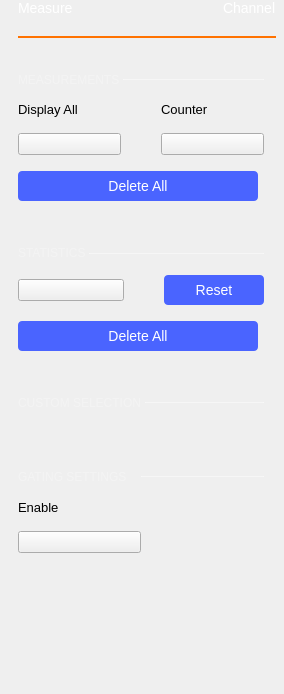
<?xml version="1.0" encoding="UTF-8"?>
<ui version="4.0">
 <class>MeasureSettings</class>
 <widget class="QWidget" name="MeasureSettings">
  <property name="geometry">
   <rect>
    <x>0</x>
    <y>0</y>
    <width>284</width>
    <height>694</height>
   </rect>
  </property>
  <property name="windowTitle">
   <string>Form</string>
  </property>
  <layout class="QVBoxLayout" name="verticalLayout_2">
   <property name="spacing">
    <number>0</number>
   </property>
   <property name="leftMargin">
    <number>18</number>
   </property>
   <property name="topMargin">
    <number>0</number>
   </property>
   <property name="rightMargin">
    <number>8</number>
   </property>
   <property name="bottomMargin">
    <number>0</number>
   </property>
   <item>
    <layout class="QVBoxLayout" name="verticalLayout">
     <property name="spacing">
      <number>0</number>
     </property>
     <property name="topMargin">
      <number>0</number>
     </property>
     <property name="bottomMargin">
      <number>0</number>
     </property>
     <item>
      <layout class="QHBoxLayout" name="hLayout_titleBar">
       <property name="spacing">
        <number>0</number>
       </property>
       <item>
        <widget class="QLabel" name="label">
         <property name="styleSheet">
          <string notr="true">color: white;
font-size: 14px;
font-weight: normal;</string>
         </property>
         <property name="text">
          <string>Measure</string>
         </property>
        </widget>
       </item>
       <item>
        <spacer name="horizontalSpacer">
         <property name="orientation">
          <enum>Qt::Horizontal</enum>
         </property>
         <property name="sizeHint" stdset="0">
          <size>
           <width>40</width>
           <height>0</height>
          </size>
         </property>
        </spacer>
       </item>
       <item>
        <widget class="QLabel" name="lblChanName">
         <property name="styleSheet">
          <string notr="true">color: white;
font-size: 14px;
font-weight: normal;</string>
         </property>
         <property name="text">
          <string>Channel</string>
         </property>
        </widget>
       </item>
      </layout>
     </item>
     <item>
      <spacer name="verticalSpacer_2">
       <property name="orientation">
        <enum>Qt::Vertical</enum>
       </property>
       <property name="sizeType">
        <enum>QSizePolicy::Fixed</enum>
       </property>
       <property name="sizeHint" stdset="0">
        <size>
         <width>0</width>
         <height>20</height>
        </size>
       </property>
      </spacer>
     </item>
     <item>
      <widget class="Line" name="line">
       <property name="sizePolicy">
        <sizepolicy hsizetype="Minimum" vsizetype="Fixed">
         <horstretch>0</horstretch>
         <verstretch>0</verstretch>
        </sizepolicy>
       </property>
       <property name="minimumSize">
        <size>
         <width>0</width>
         <height>2</height>
        </size>
       </property>
       <property name="maximumSize">
        <size>
         <width>16777215</width>
         <height>2</height>
        </size>
       </property>
       <property name="styleSheet">
        <string notr="true">border: 2px solid rgb(255, 114, 0);</string>
       </property>
       <property name="orientation">
        <enum>Qt::Horizontal</enum>
       </property>
      </widget>
     </item>
     <item>
      <spacer name="verticalSpacer_9">
       <property name="orientation">
        <enum>Qt::Vertical</enum>
       </property>
       <property name="sizeType">
        <enum>QSizePolicy::Fixed</enum>
       </property>
       <property name="sizeHint" stdset="0">
        <size>
         <width>0</width>
         <height>10</height>
        </size>
       </property>
      </spacer>
     </item>
     <item>
      <widget class="QStackedWidget" name="stackedWidget">
       <property name="sizePolicy">
        <sizepolicy hsizetype="Expanding" vsizetype="Expanding">
         <horstretch>0</horstretch>
         <verstretch>0</verstretch>
        </sizepolicy>
       </property>
       <property name="minimumSize">
        <size>
         <width>252</width>
         <height>641</height>
        </size>
       </property>
       <property name="currentIndex">
        <number>1</number>
       </property>
       <widget class="QWidget" name="spect_measurements">
        <property name="sizePolicy">
         <sizepolicy hsizetype="Expanding" vsizetype="Expanding">
          <horstretch>0</horstretch>
          <verstretch>0</verstretch>
         </sizepolicy>
        </property>
        <widget class="QScrollArea" name="scrollArea_2">
         <property name="geometry">
          <rect>
           <x>0</x>
           <y>0</y>
           <width>256</width>
           <height>641</height>
          </rect>
         </property>
         <property name="minimumSize">
          <size>
           <width>0</width>
           <height>0</height>
          </size>
         </property>
         <property name="frameShape">
          <enum>QFrame::NoFrame</enum>
         </property>
         <property name="horizontalScrollBarPolicy">
          <enum>Qt::ScrollBarAlwaysOff</enum>
         </property>
         <property name="widgetResizable">
          <bool>true</bool>
         </property>
         <widget class="QWidget" name="scrollAreaWidgetContents_2">
          <property name="geometry">
           <rect>
            <x>0</x>
            <y>0</y>
            <width>256</width>
            <height>641</height>
           </rect>
          </property>
          <widget class="QWidget" name="layoutWidget">
           <property name="geometry">
            <rect>
             <x>0</x>
             <y>0</y>
             <width>251</width>
             <height>81</height>
            </rect>
           </property>
           <layout class="QGridLayout" name="gridLayout_5">
            <property name="topMargin">
             <number>0</number>
            </property>
            <property name="bottomMargin">
             <number>0</number>
            </property>
            <property name="horizontalSpacing">
             <number>0</number>
            </property>
            <item row="0" column="0" colspan="2">
             <spacer name="verticalSpacer_10">
              <property name="orientation">
               <enum>Qt::Vertical</enum>
              </property>
              <property name="sizeType">
               <enum>QSizePolicy::Fixed</enum>
              </property>
              <property name="sizeHint" stdset="0">
               <size>
                <width>0</width>
                <height>25</height>
               </size>
              </property>
             </spacer>
            </item>
            <item row="3" column="0" colspan="2">
             <spacer name="verticalSpacer_11">
              <property name="orientation">
               <enum>Qt::Vertical</enum>
              </property>
              <property name="sizeType">
               <enum>QSizePolicy::Fixed</enum>
              </property>
              <property name="sizeHint" stdset="0">
               <size>
                <width>0</width>
                <height>15</height>
               </size>
              </property>
             </spacer>
            </item>
            <item row="1" column="1">
             <widget class="Line" name="line_6">
              <property name="maximumSize">
               <size>
                <width>16777215</width>
                <height>1</height>
               </size>
              </property>
              <property name="styleSheet">
               <string notr="true">border: 1px solid rgba(255, 255, 255, 70);</string>
              </property>
              <property name="orientation">
               <enum>Qt::Horizontal</enum>
              </property>
             </widget>
            </item>
            <item row="1" column="0">
             <widget class="QLabel" name="label_9">
              <property name="sizePolicy">
               <sizepolicy hsizetype="Fixed" vsizetype="Fixed">
                <horstretch>0</horstretch>
                <verstretch>0</verstretch>
               </sizepolicy>
              </property>
              <property name="styleSheet">
               <string notr="true">QLabel {
		font-size: 12px;
		color: rgba(255, 255, 255, 70);
	}</string>
              </property>
              <property name="text">
               <string>MEASUREMENTS </string>
              </property>
             </widget>
            </item>
           </layout>
          </widget>
          <widget class="QWidget" name="layoutWidget_2">
           <property name="geometry">
            <rect>
             <x>0</x>
             <y>80</y>
             <width>251</width>
             <height>147</height>
            </rect>
           </property>
           <layout class="QGridLayout" name="gLayout_Measurements_2">
            <property name="topMargin">
             <number>0</number>
            </property>
            <property name="bottomMargin">
             <number>20</number>
            </property>
            <property name="horizontalSpacing">
             <number>40</number>
            </property>
            <property name="verticalSpacing">
             <number>16</number>
            </property>
            <item row="0" column="1">
             <widget class="QLabel" name="label_10">
              <property name="styleSheet">
               <string notr="true">font-size: 13px;</string>
              </property>
              <property name="text">
               <string>Counter</string>
              </property>
             </widget>
            </item>
            <item row="0" column="0">
             <widget class="QLabel" name="label_11">
              <property name="styleSheet">
               <string notr="true">font-size: 13px;</string>
              </property>
              <property name="text">
               <string>Display All</string>
              </property>
             </widget>
            </item>
            <item row="1" column="0">
             <widget class="adiscope::CustomSwitch" name="button_measDisplayAll_2">
              <property name="checkable">
               <bool>true</bool>
              </property>
              <property name="checked">
               <bool>false</bool>
              </property>
             </widget>
            </item>
            <item row="2" column="0" colspan="2">
             <widget class="QPushButton" name="button_measDeleteAll_2">
              <property name="styleSheet">
               <string notr="true">QPushButton {
  min-height: 30px;
  max-height: 30px;
  min-width: 240px;
  max-width: 240px;

  border: 0px;
  border-radius: 4px;

  background-color: #4a64ff;
  color: #ffffff;

  font-size: 14px;
}

QPushButton:pressed {
  background-color: #2a44df;
}

QPushButton:disabled {
  background-color:  #727273;
}

QPushButton:hover {
         background-color: #4a34ff;
}</string>
              </property>
              <property name="text">
               <string>Delete All</string>
              </property>
              <property name="checkable">
               <bool>true</bool>
              </property>
             </widget>
            </item>
            <item row="1" column="1">
             <widget class="adiscope::CustomSwitch" name="button_Counter_2">
              <property name="checkable">
               <bool>true</bool>
              </property>
             </widget>
            </item>
           </layout>
          </widget>
          <widget class="QWidget" name="layoutWidget_3">
           <property name="geometry">
            <rect>
             <x>0</x>
             <y>290</y>
             <width>251</width>
             <height>20</height>
            </rect>
           </property>
           <layout class="QHBoxLayout" name="hLayout_hMeasurements_2">
            <property name="spacing">
             <number>0</number>
            </property>
            <property name="topMargin">
             <number>0</number>
            </property>
           </layout>
          </widget>
          <widget class="QWidget" name="layoutWidget_4">
           <property name="geometry">
            <rect>
             <x>0</x>
             <y>310</y>
             <width>251</width>
             <height>16</height>
            </rect>
           </property>
           <layout class="QHBoxLayout" name="hLayout_vMeasurements_2">
            <property name="spacing">
             <number>0</number>
            </property>
            <property name="bottomMargin">
             <number>0</number>
            </property>
           </layout>
          </widget>
          <widget class="QWidget" name="layoutWidget_5">
           <property name="geometry">
            <rect>
             <x>0</x>
             <y>230</y>
             <width>251</width>
             <height>61</height>
            </rect>
           </property>
           <layout class="QHBoxLayout" name="horizontalLayout_5">
            <property name="spacing">
             <number>0</number>
            </property>
            <property name="topMargin">
             <number>25</number>
            </property>
            <property name="bottomMargin">
             <number>15</number>
            </property>
            <item>
             <widget class="QLabel" name="label_12">
              <property name="sizePolicy">
               <sizepolicy hsizetype="Fixed" vsizetype="Fixed">
                <horstretch>0</horstretch>
                <verstretch>0</verstretch>
               </sizepolicy>
              </property>
              <property name="styleSheet">
               <string notr="true">QLabel {
		font-size: 12px;
		color: rgba(255, 255, 255, 70);
	}</string>
              </property>
              <property name="frameShadow">
               <enum>QFrame::Sunken</enum>
              </property>
              <property name="text">
               <string>CUSTOM SELECTION </string>
              </property>
             </widget>
            </item>
            <item>
             <widget class="Line" name="line_7">
              <property name="minimumSize">
               <size>
                <width>0</width>
                <height>1</height>
               </size>
              </property>
              <property name="maximumSize">
               <size>
                <width>16777215</width>
                <height>1</height>
               </size>
              </property>
              <property name="styleSheet">
               <string notr="true">border: 1px solid rgba(255, 255, 255, 70);</string>
              </property>
              <property name="orientation">
               <enum>Qt::Horizontal</enum>
              </property>
             </widget>
            </item>
           </layout>
          </widget>
         </widget>
        </widget>
       </widget>
       <widget class="QWidget" name="osc_measurements">
        <property name="sizePolicy">
         <sizepolicy hsizetype="Expanding" vsizetype="Expanding">
          <horstretch>0</horstretch>
          <verstretch>0</verstretch>
         </sizepolicy>
        </property>
        <property name="focusPolicy">
         <enum>Qt::StrongFocus</enum>
        </property>
        <widget class="QScrollArea" name="scrollArea">
         <property name="geometry">
          <rect>
           <x>0</x>
           <y>0</y>
           <width>256</width>
           <height>641</height>
          </rect>
         </property>
         <property name="minimumSize">
          <size>
           <width>0</width>
           <height>0</height>
          </size>
         </property>
         <property name="frameShape">
          <enum>QFrame::NoFrame</enum>
         </property>
         <property name="horizontalScrollBarPolicy">
          <enum>Qt::ScrollBarAlwaysOff</enum>
         </property>
         <property name="widgetResizable">
          <bool>true</bool>
         </property>
         <widget class="QWidget" name="scrollAreaWidgetContents">
          <property name="geometry">
           <rect>
            <x>0</x>
            <y>0</y>
            <width>256</width>
            <height>641</height>
           </rect>
          </property>
          <property name="sizePolicy">
           <sizepolicy hsizetype="Preferred" vsizetype="Preferred">
            <horstretch>0</horstretch>
            <verstretch>0</verstretch>
           </sizepolicy>
          </property>
          <layout class="QVBoxLayout" name="verticalLayout_3">
           <property name="spacing">
            <number>0</number>
           </property>
           <property name="leftMargin">
            <number>0</number>
           </property>
           <property name="topMargin">
            <number>0</number>
           </property>
           <property name="rightMargin">
            <number>10</number>
           </property>
           <property name="bottomMargin">
            <number>0</number>
           </property>
           <item>
            <layout class="QGridLayout" name="gridLayout">
             <property name="topMargin">
              <number>0</number>
             </property>
             <property name="bottomMargin">
              <number>0</number>
             </property>
             <property name="horizontalSpacing">
              <number>0</number>
             </property>
             <item row="0" column="0" colspan="2">
              <spacer name="verticalSpacer_3">
               <property name="orientation">
                <enum>Qt::Vertical</enum>
               </property>
               <property name="sizeType">
                <enum>QSizePolicy::Fixed</enum>
               </property>
               <property name="sizeHint" stdset="0">
                <size>
                 <width>0</width>
                 <height>25</height>
                </size>
               </property>
              </spacer>
             </item>
             <item row="3" column="0" colspan="2">
              <spacer name="verticalSpacer_4">
               <property name="orientation">
                <enum>Qt::Vertical</enum>
               </property>
               <property name="sizeType">
                <enum>QSizePolicy::Fixed</enum>
               </property>
               <property name="sizeHint" stdset="0">
                <size>
                 <width>0</width>
                 <height>15</height>
                </size>
               </property>
              </spacer>
             </item>
             <item row="1" column="1">
              <widget class="Line" name="line_2">
               <property name="maximumSize">
                <size>
                 <width>16777215</width>
                 <height>1</height>
                </size>
               </property>
               <property name="styleSheet">
                <string notr="true">border: 1px solid rgba(255, 255, 255, 70);</string>
               </property>
               <property name="orientation">
                <enum>Qt::Horizontal</enum>
               </property>
              </widget>
             </item>
             <item row="1" column="0">
              <widget class="QLabel" name="label_6">
               <property name="sizePolicy">
                <sizepolicy hsizetype="Fixed" vsizetype="Fixed">
                 <horstretch>0</horstretch>
                 <verstretch>0</verstretch>
                </sizepolicy>
               </property>
               <property name="styleSheet">
                <string notr="true">QLabel {
		font-size: 12px;
		color: rgba(255, 255, 255, 70);
	}</string>
               </property>
               <property name="text">
                <string>MEASUREMENTS </string>
               </property>
              </widget>
             </item>
            </layout>
           </item>
           <item>
            <layout class="QGridLayout" name="gLayout_Measurements">
             <property name="topMargin">
              <number>0</number>
             </property>
             <property name="bottomMargin">
              <number>20</number>
             </property>
             <property name="horizontalSpacing">
              <number>40</number>
             </property>
             <property name="verticalSpacing">
              <number>16</number>
             </property>
             <item row="0" column="1">
              <widget class="QLabel" name="label_3">
               <property name="styleSheet">
                <string notr="true">font-size: 13px;</string>
               </property>
               <property name="text">
                <string>Counter</string>
               </property>
              </widget>
             </item>
             <item row="0" column="0">
              <widget class="QLabel" name="label_2">
               <property name="styleSheet">
                <string notr="true">font-size: 13px;</string>
               </property>
               <property name="text">
                <string>Display All</string>
               </property>
              </widget>
             </item>
             <item row="1" column="1">
              <widget class="adiscope::CustomSwitch" name="button_Counter">
               <property name="checkable">
                <bool>true</bool>
               </property>
              </widget>
             </item>
             <item row="1" column="0">
              <widget class="adiscope::CustomSwitch" name="button_measDisplayAll">
               <property name="checkable">
                <bool>true</bool>
               </property>
               <property name="checked">
                <bool>false</bool>
               </property>
              </widget>
             </item>
             <item row="2" column="0" colspan="2">
              <widget class="QPushButton" name="button_measDeleteAll">
               <property name="styleSheet">
                <string notr="true">QPushButton {
  min-height: 30px;
  max-height: 30px;
  min-width: 240px;
  max-width: 240px;

  border: 0px;
  border-radius: 4px;

  background-color: #4a64ff;
  color: #ffffff;

  font-size: 14px;
}

QPushButton:pressed {
  background-color: #2a44df;
}

QPushButton:disabled {
  background-color:  #727273;
}

QPushButton:hover {
         background-color: #4a34ff;
}</string>
               </property>
               <property name="text">
                <string>Delete All</string>
               </property>
               <property name="checkable">
                <bool>true</bool>
               </property>
              </widget>
             </item>
            </layout>
           </item>
           <item>
            <layout class="QGridLayout" name="gridLayout_2">
             <property name="topMargin">
              <number>0</number>
             </property>
             <property name="bottomMargin">
              <number>0</number>
             </property>
             <property name="horizontalSpacing">
              <number>0</number>
             </property>
             <item row="1" column="0">
              <widget class="QLabel" name="label_7">
               <property name="sizePolicy">
                <sizepolicy hsizetype="Fixed" vsizetype="Fixed">
                 <horstretch>0</horstretch>
                 <verstretch>0</verstretch>
                </sizepolicy>
               </property>
               <property name="minimumSize">
                <size>
                 <width>0</width>
                 <height>0</height>
                </size>
               </property>
               <property name="styleSheet">
                <string notr="true">QLabel {
		font-size: 12px;
		color: rgba(255, 255, 255, 70);
	}</string>
               </property>
               <property name="text">
                <string>STATISTICS </string>
               </property>
              </widget>
             </item>
             <item row="1" column="1">
              <widget class="Line" name="line_3">
               <property name="minimumSize">
                <size>
                 <width>0</width>
                 <height>1</height>
                </size>
               </property>
               <property name="maximumSize">
                <size>
                 <width>16777215</width>
                 <height>0</height>
                </size>
               </property>
               <property name="styleSheet">
                <string notr="true">border: 1px solid rgba(255, 255, 255, 70);</string>
               </property>
               <property name="orientation">
                <enum>Qt::Horizontal</enum>
               </property>
              </widget>
             </item>
             <item row="2" column="0" colspan="2">
              <spacer name="verticalSpacer_7">
               <property name="orientation">
                <enum>Qt::Vertical</enum>
               </property>
               <property name="sizeType">
                <enum>QSizePolicy::Fixed</enum>
               </property>
               <property name="sizeHint" stdset="0">
                <size>
                 <width>0</width>
                 <height>15</height>
                </size>
               </property>
              </spacer>
             </item>
             <item row="0" column="0" colspan="2">
              <spacer name="verticalSpacer_6">
               <property name="orientation">
                <enum>Qt::Vertical</enum>
               </property>
               <property name="sizeType">
                <enum>QSizePolicy::Fixed</enum>
               </property>
               <property name="sizeHint" stdset="0">
                <size>
                 <width>0</width>
                 <height>25</height>
                </size>
               </property>
              </spacer>
             </item>
            </layout>
           </item>
           <item>
            <layout class="QGridLayout" name="gLayout_Statistics">
             <property name="topMargin">
              <number>0</number>
             </property>
             <property name="bottomMargin">
              <number>20</number>
             </property>
             <property name="horizontalSpacing">
              <number>40</number>
             </property>
             <property name="verticalSpacing">
              <number>16</number>
             </property>
             <item row="0" column="0">
              <widget class="adiscope::CustomSwitch" name="button_StatisticsEn">
               <property name="checkable">
                <bool>true</bool>
               </property>
              </widget>
             </item>
             <item row="0" column="1">
              <widget class="QPushButton" name="button_StatisticsReset">
               <property name="styleSheet">
                <string notr="true">QPushButton {
  min-height: 30px;
  max-height: 30px;
  min-width: 100px;
  max-width: 100px;

  border: 0px;
  border-radius: 4px;

  background-color: #4a64ff;
  color: #ffffff;

  font-size: 14px;
}

QPushButton:pressed {
  background-color: #2a44df;
}

QPushButton:hover {
         background-color: #4a34ff;
}</string>
               </property>
               <property name="text">
                <string>Reset</string>
               </property>
               <property name="checkable">
                <bool>false</bool>
               </property>
              </widget>
             </item>
             <item row="1" column="0" colspan="2">
              <widget class="QPushButton" name="button_statsDeleteAll">
               <property name="styleSheet">
                <string notr="true">QPushButton {
  min-height: 30px;
  max-height: 30px;
  min-width: 240px;
  max-width: 240px;

  border: 0px;
  border-radius: 4px;

  background-color: #4a64ff;
  color: #ffffff;

  font-size: 14px;
}

QPushButton:pressed {
  background-color: #2a44df;
}

QPushButton:disabled {
  background-color:  #727273;
}

QPushButton:hover {
         background-color: #4a34ff;
}</string>
               </property>
               <property name="text">
                <string>Delete All</string>
               </property>
               <property name="checkable">
                <bool>true</bool>
               </property>
              </widget>
             </item>
            </layout>
           </item>
           <item>
            <layout class="QHBoxLayout" name="horizontalLayout_4">
             <property name="spacing">
              <number>0</number>
             </property>
             <property name="topMargin">
              <number>25</number>
             </property>
             <property name="bottomMargin">
              <number>15</number>
             </property>
             <item>
              <widget class="QLabel" name="label_8">
               <property name="sizePolicy">
                <sizepolicy hsizetype="Fixed" vsizetype="Fixed">
                 <horstretch>0</horstretch>
                 <verstretch>0</verstretch>
                </sizepolicy>
               </property>
               <property name="styleSheet">
                <string notr="true">QLabel {
		font-size: 12px;
		color: rgba(255, 255, 255, 70);
	}</string>
               </property>
               <property name="frameShadow">
                <enum>QFrame::Sunken</enum>
               </property>
               <property name="text">
                <string>CUSTOM SELECTION </string>
               </property>
              </widget>
             </item>
             <item>
              <widget class="Line" name="line_4">
               <property name="minimumSize">
                <size>
                 <width>0</width>
                 <height>1</height>
                </size>
               </property>
               <property name="maximumSize">
                <size>
                 <width>16777215</width>
                 <height>1</height>
                </size>
               </property>
               <property name="styleSheet">
                <string notr="true">border: 1px solid rgba(255, 255, 255, 70);</string>
               </property>
               <property name="orientation">
                <enum>Qt::Horizontal</enum>
               </property>
              </widget>
             </item>
            </layout>
           </item>
           <item>
            <layout class="QHBoxLayout" name="hLayout_hMeasurements">
             <property name="spacing">
              <number>0</number>
             </property>
             <property name="topMargin">
              <number>0</number>
             </property>
            </layout>
           </item>
           <item>
            <spacer name="verticalSpacer_5">
             <property name="orientation">
              <enum>Qt::Vertical</enum>
             </property>
             <property name="sizeType">
              <enum>QSizePolicy::Fixed</enum>
             </property>
             <property name="sizeHint" stdset="0">
              <size>
               <width>0</width>
               <height>20</height>
              </size>
             </property>
            </spacer>
           </item>
           <item>
            <layout class="QHBoxLayout" name="hLayout_vMeasurements">
             <property name="spacing">
              <number>0</number>
             </property>
             <property name="bottomMargin">
              <number>0</number>
             </property>
            </layout>
           </item>
           <item>
            <spacer name="verticalSpacer_8">
             <property name="orientation">
              <enum>Qt::Vertical</enum>
             </property>
             <property name="sizeType">
              <enum>QSizePolicy::Fixed</enum>
             </property>
             <property name="sizeHint" stdset="0">
              <size>
               <width>0</width>
               <height>25</height>
              </size>
             </property>
            </spacer>
           </item>
           <item>
            <layout class="QGridLayout" name="gridLayout_3">
             <property name="verticalSpacing">
              <number>16</number>
             </property>
             <item row="0" column="1">
              <widget class="Line" name="line_5">
               <property name="minimumSize">
                <size>
                 <width>0</width>
                 <height>1</height>
                </size>
               </property>
               <property name="maximumSize">
                <size>
                 <width>16777215</width>
                 <height>1</height>
                </size>
               </property>
               <property name="styleSheet">
                <string notr="true">border: 1px solid rgba(255, 255, 255, 70);</string>
               </property>
               <property name="orientation">
                <enum>Qt::Horizontal</enum>
               </property>
              </widget>
             </item>
             <item row="1" column="0">
              <widget class="QLabel" name="label_5">
               <property name="styleSheet">
                <string notr="true">font-size: 13px;</string>
               </property>
               <property name="text">
                <string>Enable</string>
               </property>
              </widget>
             </item>
             <item row="0" column="0">
              <widget class="QLabel" name="label_4">
               <property name="styleSheet">
                <string notr="true">QLabel {
		font-size: 12px;
		color: rgba(255, 255, 255, 70);
	}</string>
               </property>
               <property name="text">
                <string>GATING SETTINGS</string>
               </property>
              </widget>
             </item>
             <item row="2" column="0">
              <widget class="adiscope::CustomSwitch" name="button_GatingEnable">
               <property name="text">
                <string/>
               </property>
              </widget>
             </item>
            </layout>
           </item>
           <item>
            <spacer name="verticalSpacer">
             <property name="orientation">
              <enum>Qt::Vertical</enum>
             </property>
             <property name="sizeHint" stdset="0">
              <size>
               <width>0</width>
               <height>197</height>
              </size>
             </property>
            </spacer>
           </item>
          </layout>
         </widget>
        </widget>
       </widget>
      </widget>
     </item>
    </layout>
   </item>
  </layout>
 </widget>
 <customwidgets>
  <customwidget>
   <class>adiscope::CustomSwitch</class>
   <extends>QPushButton</extends>
   <header>customSwitch.hpp</header>
  </customwidget>
 </customwidgets>
 <resources/>
 <connections/>
</ui>
